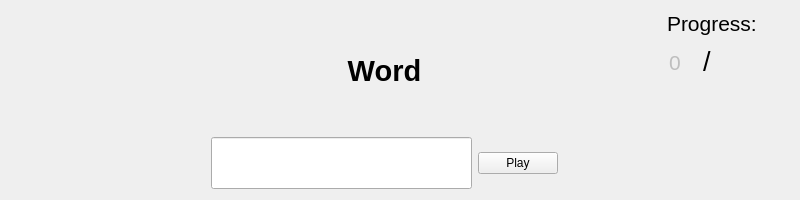
<?xml version="1.0" encoding="UTF-8"?>
<ui version="4.0">
 <class>FormOne</class>
 <widget class="QWidget" name="FormOne">
  <property name="enabled">
   <bool>true</bool>
  </property>
  <property name="geometry">
   <rect>
    <x>0</x>
    <y>0</y>
    <width>800</width>
    <height>200</height>
   </rect>
  </property>
  <property name="minimumSize">
   <size>
    <width>800</width>
    <height>200</height>
   </size>
  </property>
  <property name="maximumSize">
   <size>
    <width>800</width>
    <height>200</height>
   </size>
  </property>
  <property name="windowTitle">
   <string>Form</string>
  </property>
  <layout class="QGridLayout" name="gridLayout">
   <item row="0" column="4">
    <layout class="QVBoxLayout" name="verticalLayout">
     <item>
      <widget class="QLabel" name="label_2">
       <property name="text">
        <string>&lt;html&gt;&lt;head/&gt;&lt;body&gt;&lt;p&gt;&lt;span style=&quot; font-size:16pt;&quot;&gt;Progress:&lt;/span&gt;&lt;/p&gt;&lt;/body&gt;&lt;/html&gt;</string>
       </property>
      </widget>
     </item>
     <item>
      <layout class="QHBoxLayout" name="horizontalLayout">
       <item>
        <widget class="QLineEdit" name="lineEdit_count">
         <property name="enabled">
          <bool>false</bool>
         </property>
         <property name="minimumSize">
          <size>
           <width>30</width>
           <height>20</height>
          </size>
         </property>
         <property name="maximumSize">
          <size>
           <width>30</width>
           <height>20</height>
          </size>
         </property>
         <property name="font">
          <font>
           <pointsize>16</pointsize>
          </font>
         </property>
         <property name="autoFillBackground">
          <bool>true</bool>
         </property>
         <property name="inputMask">
          <string/>
         </property>
         <property name="text">
          <string>0</string>
         </property>
         <property name="frame">
          <bool>false</bool>
         </property>
        </widget>
       </item>
       <item>
        <widget class="QLabel" name="label_salsh">
         <property name="minimumSize">
          <size>
           <width>10</width>
           <height>40</height>
          </size>
         </property>
         <property name="maximumSize">
          <size>
           <width>10</width>
           <height>40</height>
          </size>
         </property>
         <property name="text">
          <string>&lt;html&gt;&lt;head/&gt;&lt;body&gt;&lt;p&gt;&lt;span style=&quot; font-size:20pt;&quot;&gt;/&lt;/span&gt;&lt;/p&gt;&lt;/body&gt;&lt;/html&gt;</string>
         </property>
        </widget>
       </item>
       <item>
        <widget class="QLineEdit" name="lineEdit_count_2">
         <property name="enabled">
          <bool>false</bool>
         </property>
         <property name="minimumSize">
          <size>
           <width>30</width>
           <height>20</height>
          </size>
         </property>
         <property name="maximumSize">
          <size>
           <width>30</width>
           <height>20</height>
          </size>
         </property>
         <property name="font">
          <font>
           <pointsize>16</pointsize>
          </font>
         </property>
         <property name="autoFillBackground">
          <bool>true</bool>
         </property>
         <property name="frame">
          <bool>false</bool>
         </property>
        </widget>
       </item>
       <item>
        <spacer name="horizontalSpacer">
         <property name="orientation">
          <enum>Qt::Horizontal</enum>
         </property>
         <property name="sizeHint" stdset="0">
          <size>
           <width>40</width>
           <height>20</height>
          </size>
         </property>
        </spacer>
       </item>
      </layout>
     </item>
     <item>
      <spacer name="verticalSpacer">
       <property name="orientation">
        <enum>Qt::Vertical</enum>
       </property>
       <property name="sizeHint" stdset="0">
        <size>
         <width>20</width>
         <height>40</height>
        </size>
       </property>
      </spacer>
     </item>
    </layout>
   </item>
   <item row="0" column="0">
    <spacer name="horizontalSpacer_2">
     <property name="orientation">
      <enum>Qt::Horizontal</enum>
     </property>
     <property name="sizeHint" stdset="0">
      <size>
       <width>200</width>
       <height>20</height>
      </size>
     </property>
    </spacer>
   </item>
   <item row="0" column="1" rowspan="2" colspan="2">
    <layout class="QVBoxLayout" name="verticalLayout_2">
     <item>
      <widget class="QLabel" name="label">
       <property name="font">
        <font>
         <pointsize>22</pointsize>
         <weight>75</weight>
         <bold>true</bold>
        </font>
       </property>
       <property name="text">
        <string>&lt;html&gt;&lt;head/&gt;&lt;body&gt;&lt;p align=&quot;center&quot;&gt;Word&lt;/p&gt;&lt;/body&gt;&lt;/html&gt;</string>
       </property>
      </widget>
     </item>
     <item>
      <layout class="QHBoxLayout" name="horizontalLayout_2">
       <property name="leftMargin">
        <number>0</number>
       </property>
       <property name="topMargin">
        <number>0</number>
       </property>
       <property name="rightMargin">
        <number>0</number>
       </property>
       <property name="bottomMargin">
        <number>0</number>
       </property>
       <item>
        <widget class="QLineEdit" name="lineEdit">
         <property name="minimumSize">
          <size>
           <width>0</width>
           <height>52</height>
          </size>
         </property>
         <property name="maximumSize">
          <size>
           <width>16777215</width>
           <height>52</height>
          </size>
         </property>
         <property name="sizeIncrement">
          <size>
           <width>0</width>
           <height>52</height>
          </size>
         </property>
         <property name="baseSize">
          <size>
           <width>0</width>
           <height>52</height>
          </size>
         </property>
         <property name="font">
          <font>
           <pointsize>22</pointsize>
          </font>
         </property>
        </widget>
       </item>
       <item>
        <widget class="QPushButton" name="pushButton_play">
         <property name="text">
          <string>Play</string>
         </property>
        </widget>
       </item>
      </layout>
     </item>
    </layout>
   </item>
   <item row="0" column="3">
    <spacer name="horizontalSpacer_3">
     <property name="orientation">
      <enum>Qt::Horizontal</enum>
     </property>
     <property name="sizeHint" stdset="0">
      <size>
       <width>40</width>
       <height>20</height>
      </size>
     </property>
    </spacer>
   </item>
  </layout>
 </widget>
 <resources/>
 <connections/>
</ui>
